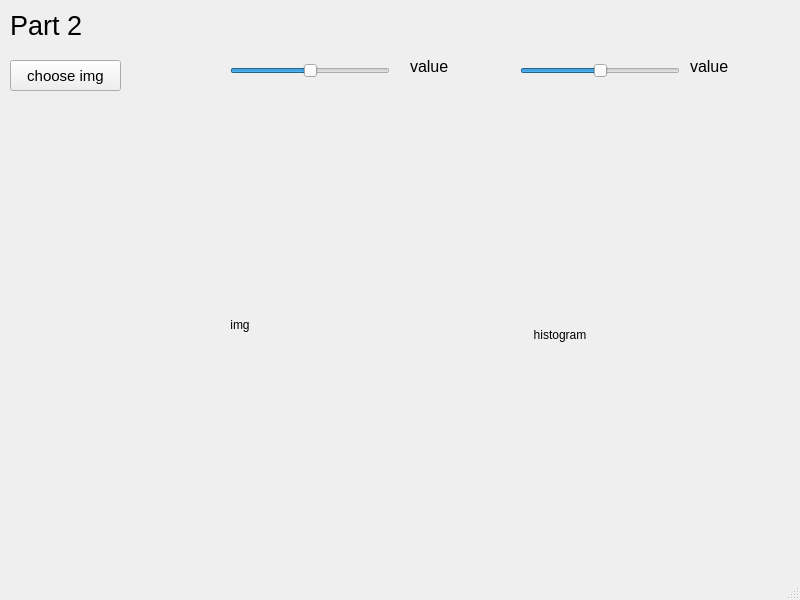
<?xml version="1.0" encoding="UTF-8"?>
<ui version="4.0">
 <class>MainWindow</class>
 <widget class="QMainWindow" name="MainWindow">
  <property name="geometry">
   <rect>
    <x>0</x>
    <y>0</y>
    <width>800</width>
    <height>600</height>
   </rect>
  </property>
  <property name="windowTitle">
   <string>MainWindow</string>
  </property>
  <widget class="QWidget" name="centralwidget">
   <widget class="QLabel" name="label_img_1">
    <property name="geometry">
     <rect>
      <x>140</x>
      <y>250</y>
      <width>200</width>
      <height>150</height>
     </rect>
    </property>
    <property name="text">
     <string>img</string>
    </property>
    <property name="alignment">
     <set>Qt::AlignCenter</set>
    </property>
   </widget>
   <widget class="QLabel" name="label_hist_1">
    <property name="geometry">
     <rect>
      <x>460</x>
      <y>260</y>
      <width>200</width>
      <height>150</height>
     </rect>
    </property>
    <property name="text">
     <string>histogram</string>
    </property>
    <property name="alignment">
     <set>Qt::AlignCenter</set>
    </property>
   </widget>
   <widget class="QLabel" name="label_threshold_2">
    <property name="geometry">
     <rect>
      <x>10</x>
      <y>0</y>
      <width>101</width>
      <height>51</height>
     </rect>
    </property>
    <property name="font">
     <font>
      <family>Arial</family>
      <pointsize>20</pointsize>
     </font>
    </property>
    <property name="text">
     <string>Part 2</string>
    </property>
    <property name="textFormat">
     <enum>Qt::MarkdownText</enum>
    </property>
   </widget>
   <widget class="QPushButton" name="button_file">
    <property name="geometry">
     <rect>
      <x>10</x>
      <y>60</y>
      <width>111</width>
      <height>31</height>
     </rect>
    </property>
    <property name="font">
     <font>
      <pointsize>11</pointsize>
     </font>
    </property>
    <property name="text">
     <string>choose img</string>
    </property>
   </widget>
   <widget class="QSlider" name="horizontalSlider_contrast">
    <property name="geometry">
     <rect>
      <x>520</x>
      <y>60</y>
      <width>160</width>
      <height>22</height>
     </rect>
    </property>
    <property name="minimum">
     <number>-100</number>
    </property>
    <property name="maximum">
     <number>100</number>
    </property>
    <property name="value">
     <number>0</number>
    </property>
    <property name="orientation">
     <enum>Qt::Horizontal</enum>
    </property>
   </widget>
   <widget class="QLabel" name="label_contrast">
    <property name="geometry">
     <rect>
      <x>690</x>
      <y>60</y>
      <width>47</width>
      <height>12</height>
     </rect>
    </property>
    <property name="font">
     <font>
      <pointsize>12</pointsize>
     </font>
    </property>
    <property name="text">
     <string>value</string>
    </property>
   </widget>
   <widget class="QSlider" name="horizontalSlider_brightness">
    <property name="geometry">
     <rect>
      <x>230</x>
      <y>60</y>
      <width>160</width>
      <height>22</height>
     </rect>
    </property>
    <property name="minimum">
     <number>-255</number>
    </property>
    <property name="maximum">
     <number>255</number>
    </property>
    <property name="orientation">
     <enum>Qt::Horizontal</enum>
    </property>
   </widget>
   <widget class="QLabel" name="label_brightness">
    <property name="geometry">
     <rect>
      <x>410</x>
      <y>60</y>
      <width>47</width>
      <height>12</height>
     </rect>
    </property>
    <property name="font">
     <font>
      <pointsize>12</pointsize>
     </font>
    </property>
    <property name="text">
     <string>value</string>
    </property>
   </widget>
  </widget>
  <widget class="QMenuBar" name="menubar">
   <property name="geometry">
    <rect>
     <x>0</x>
     <y>0</y>
     <width>800</width>
     <height>21</height>
    </rect>
   </property>
  </widget>
  <widget class="QStatusBar" name="statusbar"/>
 </widget>
 <resources/>
 <connections/>
</ui>
